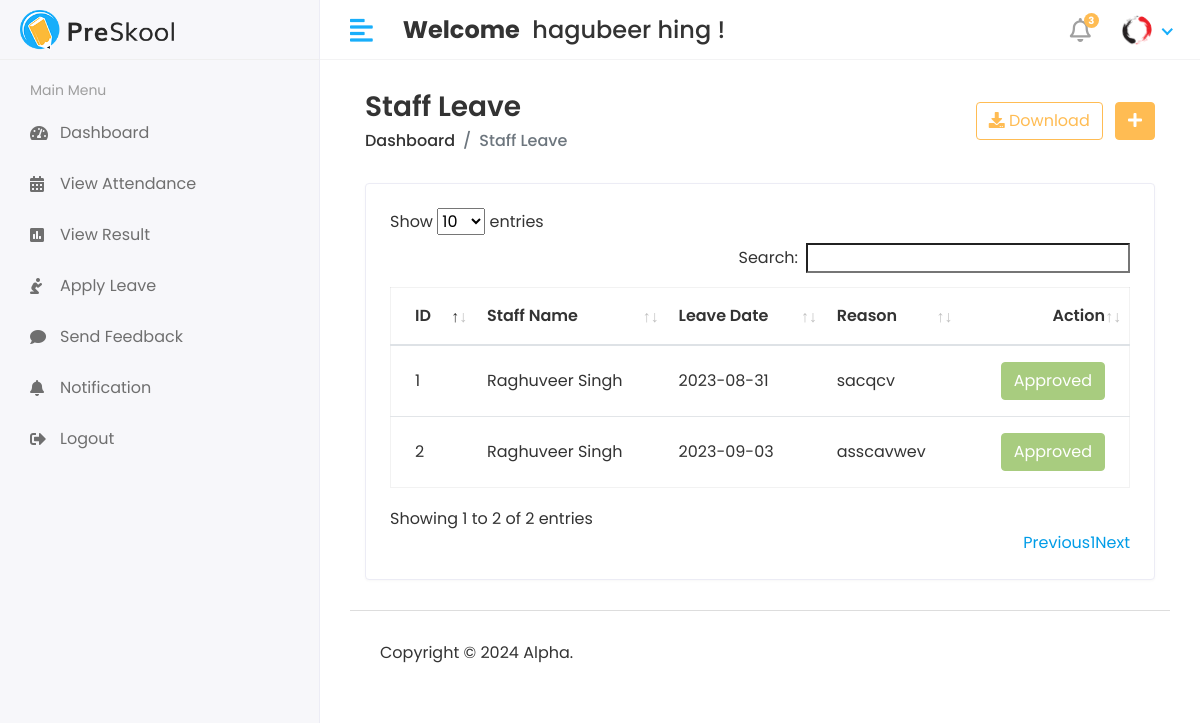
Screenshot of /Hod/Staff/Leave_view (signed in) with the database file from the repository.
### cmsapp/models.py (models this page shows, shortened)
class CustomUser(AbstractUser):
    USER = (
        (1, 'HOD'),
        (2, 'Staff'),
        (3, 'Student'),
    )
    user_type = models.CharField(choices=USER, max_length=50, default=1)
    profile_pic = models.ImageField(upload_to='media/profile_pic')

class Staff_Leave(models.Model):
    staff_id = models.ForeignKey(Staff, on_delete=models.CASCADE)
    date = models.CharField(max_length=100)
    message = models.TextField()
    status = models.IntegerField(default=0)
    created_at = models.DateTimeField(auto_now_add=True)
    updated_at = models.DateTimeField(auto_now_add=True)

class Staff(models.Model):
    admin = models.OneToOneField(CustomUser, on_delete=models.CASCADE)
    address = models.TextField()
    gender = models.CharField(max_length=100)
    created_at = models.DateTimeField(auto_now_add=True)
    updated_at = models.DateTimeField(auto_now=True)

### college_management_system/HOD_views.py (the view)
# urls.py: path('Hod/Staff/Leave_view',HOD_views.Staff_Leave_view,name='staff_leave_view'),
@login_required(login_url='/')
def Staff_Leave_view(request):
    staff_leave  = Staff_Leave.objects.all()
    context = {
        'staff_leave':staff_leave,
    }
    return render(request, 'HOD/staff_leave.html',context)

### templates/HOD/staff_leave.html (shortened to what this page needs)
{% extends 'base.html' %}
{% block content %}
<div class="content container-fluid">
               <div class="page-header">
                  <div class="row align-items-center">
                     <div class="col">
                        <h3 class="page-title">Staff Leave</h3>
                        <ul class="breadcrumb">
                           <li class="breadcrumb-item"><a href="index.html">Dashboard</a></li>
                           <li class="breadcrumb-item active">Staff Leave</li>
                        </ul>
                     </div>
                     <div class="col-auto text-right float-right ml-auto">
                        <a href="#" class="btn btn-outline-primary mr-2"><i class="fas fa-download"></i> Download</a>
                        <a href="add-student.html" class="btn btn-primary"><i class="fas fa-plus"></i></a>
                     </div>
                  </div>
               </div>
               <div class="row">
                  <div class="col-sm-12">
                     <div class="card card-table">
                        <div class="card-body">
                           <div class="table-responsive">
                              <table id="table_id" class="table table-hover table-center mb-0 ">
                                 <thead>
                                    <tr>
                                       <th>ID</th>
                                       <th>Staff Name</th>
                                       <th>Leave Date</th>
                                       <th>Reason</th>
                                       <th class="text-right">Action</th>
                                    </tr>
                                 </thead>
                                 <tbody>
                                 {% for i in staff_leave %}
                                    <tr>
                                       <td>{{i.id}}</td>
                                       <td>{{i.staff_id.admin.first_name}}&nbsp;{{i.staff_id.admin.last_name}}</td>
                                       <td>{{i.date}}</td>
                                       <td>{{i.message}}</td>
                                       <td class="text-right">
                                          <div class="actions">
                                             {% if i.status == 0 %}
                                             <a href="{% url 'staff_approve_leave' i.id %}" class="btn btn-success">Approve</a>
                                             <a href="{% url 'staff_reject_leave' i.id %}" class="btn btn-danger">Reject</a>
                                             {% elif i.status == 1 %}
                                             <button class="btn btn-success" disabled="disabled">Approved</button>
                                             {% else %}
                                             <button class="btn btn-warning" disabled="disabled">Rejected</button>
                                             {% endif %}
                                          </div>
                                       </td>
                                    </tr>
                                    {% endfor %}
                                 </tbody>
                              </table>
                           </div>
                        </div>
                     </div>
                  </div>
               </div>
            </div>
{% endblock %}

### templates/includes/header.html (shortened to what this page needs)
{% load static %}
   <div class="header">
            <div class="header-left">
               <a href="index.html" class="logo">
               <img src="{% static 'assets/img/logo.png' %}" alt="Logo">
               </a>
            </div>
            <a href="javascript:void(0);" id="toggle_btn">
            <i class="fas fa-align-left"></i>
            </a>
            <div class="top-nav-search mt-3">
               <h4>
                  <strong>Welcome</strong>&nbsp; <span>{{user.first_name}} {{user.last_name}} !</span>
               </h4>
            </div>
            <ul class="nav user-menu">
               <li class="nav-item dropdown noti-dropdown">
                  <a href="#" class="dropdown-toggle nav-link" data-toggle="dropdown">
                  <i class="far fa-bell"></i> <span class="badge badge-pill">3</span>
                  </a>
               </li>
               <li class="nav-item dropdown has-arrow">
                  <a href="#" class="dropdown-toggle nav-link" data-toggle="dropdown">
                     {% if user.profile_pic == "" %}
                     <span class="user-img"><img class="rounded-circle" src="{% static 'assets/img/noimg.jpg' %}" width="31" alt=""></span>
                     {% else %}
                  <span class="user-img"><img class="rounded-circle" src="/{{user.profile_pic}}" width="31" alt="Ryan Taylor"></span>
                     {% endif %}
                  </a>
               </li>
            </ul>
         </div>

### static/assets/css/style.css (style rules this page uses)
html { height: 100%; }
body { background-color: #fff; color: #333; font-family: 'Poppins', sans-serif; font-size: 1rem; height: 100%; line-height: 1.5; overflow-x: hidden; }
h1, h2, h3, h4, h5, h6 { font-family: 'Poppins', sans-serif; margin-top: 0; }
a { color: #009ce7; }
input, button, a { transition: all 0.4s ease; -moz-transition: all 0.4s ease; -o-transition: all 0.4s ease; -ms-transition: all 0.4s ease; -webkit-transition: all 0.4s ease; }
input, input:focus, button, button:focus { outline: none; }
ul, ol { padding: 0px; list-style: none; }
.table { color: #333; max-width: 100%; margin-bottom: 0; width: 100%; }
.table.dataTable { border-collapse: collapse !important; border: 1px solid rgba(0, 0, 0, 0.05); }
.table thead tr th { font-weight: 600; }
.table tbody tr { border-bottom: 1px solid rgba(0, 0, 0, 0.05); }
.table.table-center td, .table.table-center th { vertical-align: middle; }
.card-table .card-body .table > thead > tr > th { border-top: 0; }
.card-table .card-body .table tr td:first-child, .card-table .card-body .table tr th:first-child { padding-left: 1.5rem; }
.card-table .card-body .table tr td:last-child, .card-table .card-body .table tr th:last-child { padding-right: 1.5rem; }
.card-table .table td, .card-table .table th { border-top: 1px solid #e2e5e8; padding: 1rem 0.75rem; white-space: nowrap; }
.btn-primary { background-color: #FFBC53; border: 1px solid #FFBC53; }
.btn-success { background-color: #7bb13c; border: 1px solid #7bb13c }
.btn-success.disabled, .btn-success:disabled { background-color: #7bb13c; border-color: #7bb13c; color: #fff; }
.btn-outline-primary { color: #FFBC53; border-color: #FFBC53; }
.card { border: 1px solid #ececf5; box-shadow: 0 1px 3px 0 rgba(0, 0, 0, 0.03); margin-bottom: 1.875rem; }
.card-body { padding: 1.5rem; }
.header { background-color: #fff; border-bottom: 1px solid #f3f3f4; left: 0; position: fixed; right: 0; top: 0; z-index: 1001; height: 60px; }
.header .header-left { float: left; height: 60px; padding: 0 20px; position: relative; width: 320px; z-index: 1; transition: all 0.2s ease-in-out; background-color: #f7f7fa; border-bottom: 1px solid #efefef; border-right: 1px solid #ececf5; display: flex; align-items: center; }
.header .header-left .logo { display: inline-block; line-height: 60px; }
.header .header-left .logo img { max-height: 40px; width: auto; }
.header .dropdown-toggle:after { display: none; }
.header .has-arrow .dropdown-toggle:after { border-top: 0; border-left: 0; border-bottom: 2px solid #18aefa; border-right: 2px solid #18aefa; content: ''; height: 8px; display: inline-block; pointer-events: none; -webkit-transform-origin: 66% 66%; -ms-transform-origin: 66% 66%; transform-origin: 66% 66%; -webkit-transform: rotate(45deg); -ms-transform: rotate(45deg); transform: rotate(45deg); -webkit-transition: all 0.15s ease-in-out; transition: all 0.15s ease-in-out; width: 8px; vertical-align: 0px; }
.user-menu { float: right; margin: 0; position: relative; z-index: 99; padding-right: 15px; }
.user-menu.nav > li > a { color: #a0a0a0; font-size: 14px; line-height: 58px; padding: 0 15px; height: 60px; }
.user-img { margin-right: 3px; position: relative; }
.top-nav-search { float: left; margin-left: 15px; }
.page-header { margin-bottom: 1.875rem; }
.page-header .breadcrumb { background-color: transparent; color: #6c757d; font-size: 1rem; font-weight: 500; margin-bottom: 0; padding: 0; }
.page-header .breadcrumb a { color: #333; }
.page-title { font-size: 28px; font-weight: 600; color: #333; margin-bottom: 5px; }
.user-menu.nav > li > a .badge { background-color: #FFBC53; display: block; font-size: 10px; font-weight: bold; height: 15px; width: 15px; position: absolute; right: 7px; top: 13px; color: #fff; padding: 3px; }
.user-menu.nav > li > a > i { font-size: 1.5rem; line-height: 60px; }
@media (min-width: 992px) { #toggle_btn { align-items: center; color: #18aefa; display: inline-flex; float: left; font-size: 26px; height: 60px; justify-content: center; margin-left: 15px; padding: 0 15px; } }

### rows the page displays
CustomUser: first_name "hagubeer", last_name "hing", profile_pic (picture)
Staff_Leave: id "1", staff_id.admin.first_name "Raghuveer", staff_id.admin.last_name "Singh", date "2023-08-31", message "sacqcv", status "Approved"
Staff_Leave: id "2", staff_id.admin.first_name "Raghuveer", staff_id.admin.last_name "Singh", date "2023-09-03", message "asscavwev", status "Approved"
